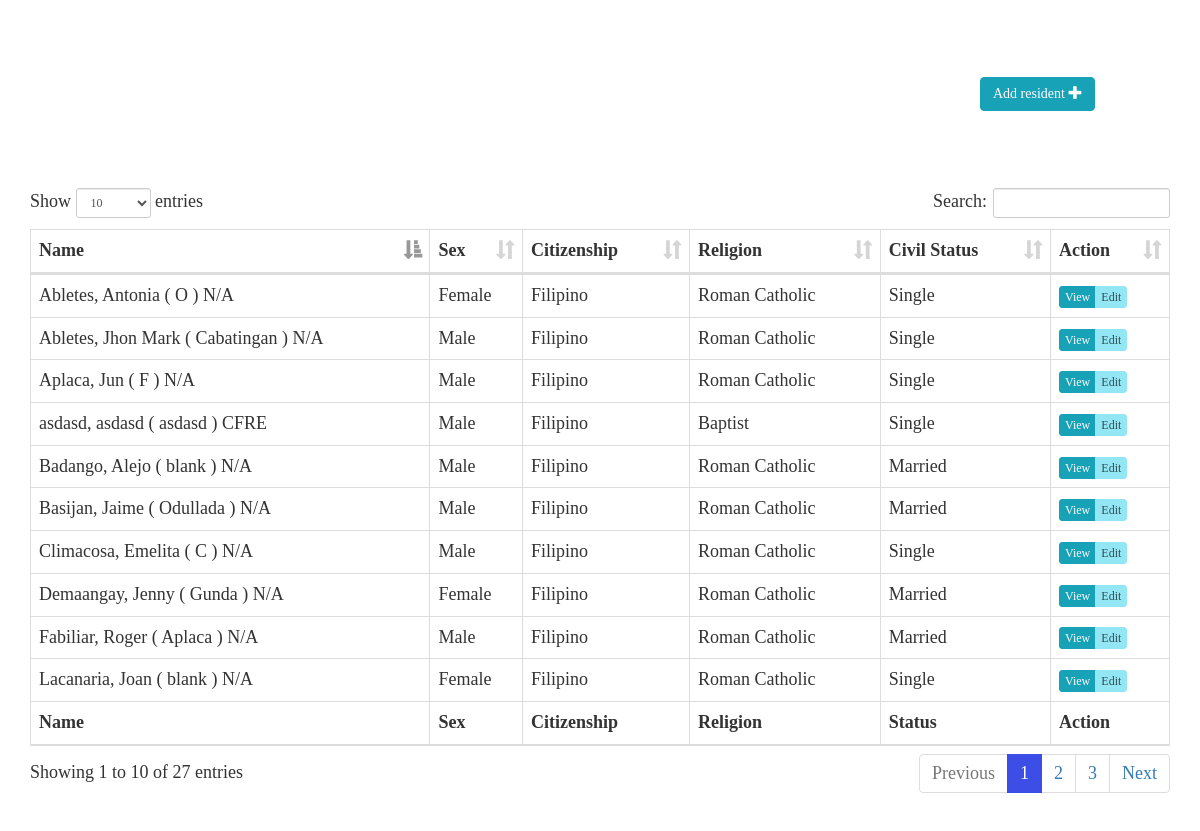
The page /Resident_Profiling/resident.php (signed in) on the database as committed earlier.
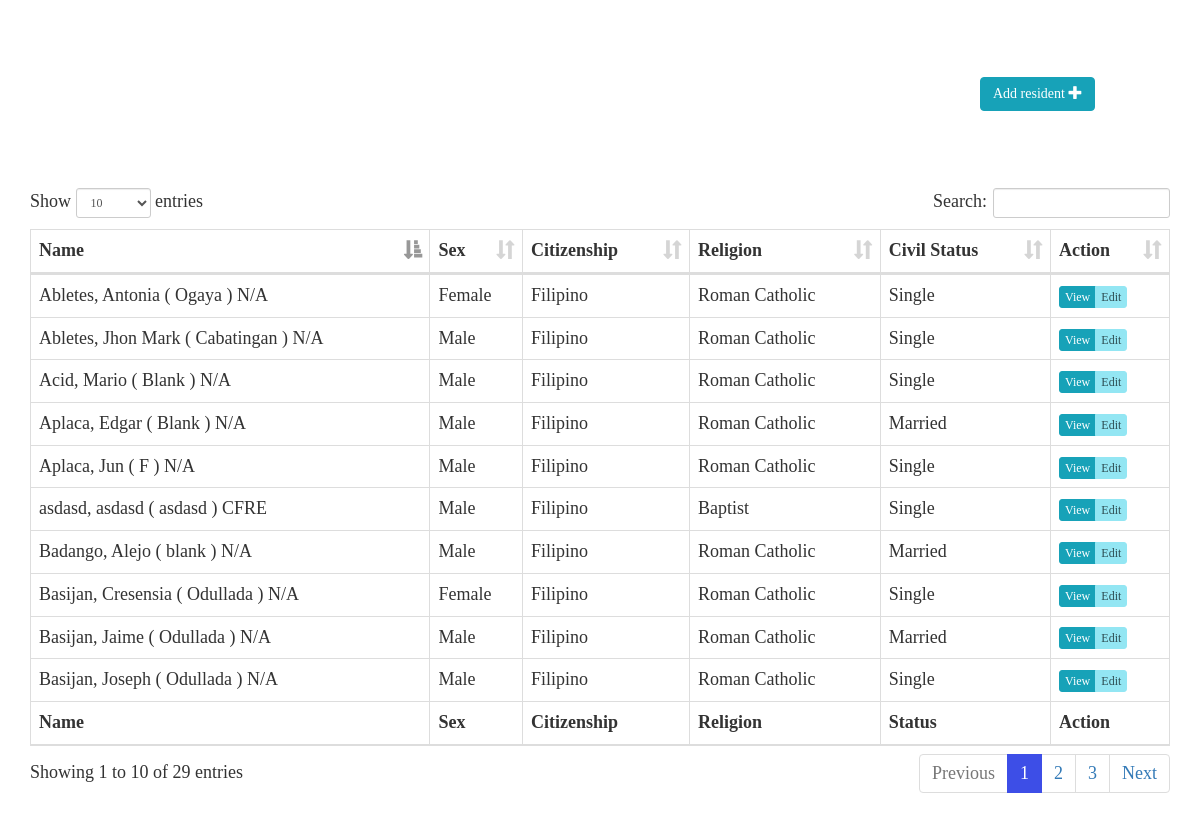
The same page on the database as committed later.
### tables this page shows
CREATE TABLE `resident_detail` (
  `res_ID` int(11) UNSIGNED NOT NULL COMMENT 'Primary Key',
  `res_Img` longblob DEFAULT NULL,
  `res_fName` varchar(50) DEFAULT NULL,
  `res_mName` varchar(50) DEFAULT NULL,
  `res_lName` varchar(50) DEFAULT NULL,
  `position_ID` int(11) UNSIGNED DEFAULT NULL,
  `suffix_ID` int(11) UNSIGNED DEFAULT NULL COMMENT 'e.g. Jr., II',
  `res_Bday` date DEFAULT NULL,
  `voter_status` varchar(20) DEFAULT NULL,
  `marital_ID` int(11) UNSIGNED DEFAULT NULL,
  `country_ID` int(11) UNSIGNED DEFAULT NULL,
  `gender_ID` int(11) UNSIGNED DEFAULT NULL,
  `religion_ID` int(11) UNSIGNED DEFAULT NULL,
  `occupation_ID` int(11) UNSIGNED DEFAULT NULL,
  `occuStat_ID` int(11) UNSIGNED DEFAULT NULL,
  `res_Date_Record` timestamp NOT NULL DEFAULT current_timestamp() ON UPDATE current_timestamp(),
  `occupant_ID` int(11) UNSIGNED DEFAULT NULL,
  `res_Height` int(20) DEFAULT NULL,
  `res_Weight` int(20) DEFAULT NULL,
  `Status` varchar(255) NOT NULL
);

CREATE TABLE `ref_suffixname` (
  `suffix_ID` int(11) UNSIGNED NOT NULL COMMENT 'Primary Key',
  `suffix` varchar(10) DEFAULT NULL COMMENT 'suffix name position on the last name ',
  `suffix_Name` varchar(50) DEFAULT NULL COMMENT 'suffix description'
);

CREATE TABLE `ref_gender` (
  `gender_ID` int(11) UNSIGNED NOT NULL COMMENT 'Primary Key',
  `gender_Name` varchar(8) DEFAULT NULL
);

CREATE TABLE `ref_country` (
  `country_ID` int(11) UNSIGNED NOT NULL COMMENT 'Primary Key',
  `country_iso` char(2) NOT NULL,
  `country_name` varchar(80) NOT NULL,
  `country_iso3` char(3) DEFAULT NULL,
  `country_numcode` smallint(6) DEFAULT NULL,
  `country_phonecode` int(5) DEFAULT NULL,
  `country_nationality` varchar(80) DEFAULT NULL,
  `country_citizenship` varchar(80) DEFAULT NULL
);

CREATE TABLE `ref_religion` (
  `religion_ID` int(11) UNSIGNED NOT NULL COMMENT 'Primary Key',
  `religion_Name` varchar(50) DEFAULT NULL COMMENT 'Religion Name'
);

CREATE TABLE `ref_marital_status` (
  `marital_ID` int(11) UNSIGNED NOT NULL COMMENT 'Primary Key',
  `marital_Name` varchar(50) DEFAULT NULL
);

### Resident_Profiling/resident.php (the view, shortened to what this page needs)
<?php
include('connections.php');
?>
<!DOCTYPE html>
<html lang="en">
  <head>
    <link href="css/bootstrap.min.css" rel="stylesheet">
    <link href="css/css/mis.css" rel="stylesheet">
    <link href="vendor/css/dataTables.bootstrap.min.css" rel="stylesheet">
      </head>
  <body style="font-family: calibri; font-size: 18px; ">
<br>
<br>
<br>
 <div class="container">
<?php
if ($_SESSION['position']=='Barangay Secretary')
echo'
<button type="button" class="btn btn-primary col-lg-offset-10" data-toggle="modal" data-target="#myModal"   >Add resident
  <span class="glyphicon glyphicon-plus" aria-hidden="true"></span>
</button>';?>
    </div><br>
<br>
 <br> <?php
         $query ="SELECT rd.res_ID , rd.res_fName , rd.res_mName , rd.res_lName , sfx.suffix, rd.res_Bday , rms.marital_Name, rg.gender_Name, rr.religion_Name, rc.country_nationality, rc.country_citizenship, ro.occupation_Name, ros.occuStat_Name, rd.res_Date_Record FROM resident_detail rd LEFT JOIN ref_suffixname sfx ON rd.suffix_ID = sfx.suffix_ID LEFT JOIN ref_marital_status rms ON rd.marital_ID = rms.marital_ID LEFT JOIN ref_gender rg ON rd.gender_ID = rg.gender_ID LEFT JOIN ref_religion rr ON rd.religion_ID = rr.religion_ID LEFT JOIN ref_occupation ro ON rd.occupation_ID = ro.occupation_ID LEFT JOIN ref_occupation_status ros ON rd.occuStat_ID = ros.occuStat_ID LEFT JOIN ref_country rc ON rd.country_ID = rc.country_ID where rd.res_ID NOT IN (Select res_ID from resident_death) && rd.Status='Active'";
         $result = mysqli_query($db, $query);
         ?>
      <div class="container">
         <div class="table-responsive">
            <table class="table table-bordered" id="mytable">
               <thead>
                  <tr>
                     <th scope="col-2">Name</th>
                     <th scope="col">Sex</th>
                     <th scope="col">Citizenship</th>
                     <th scope="col">Religion</th>
                     <th scope="col">Civil Status</th>
                     <th scope="col">Action</th>
                  </tr>
               </thead>
               <?php
                  while($row = mysqli_fetch_array($result))
                       {
                          ?>
               <tr>
                  <td><?php echo $row["res_lName"].", "?> <?php echo $row["res_fName"]?> <?php echo"( ". $row["res_mName"]." )"?> <?php echo $row["suffix"]?></td>
                  <td><?php echo $row["gender_Name"]?></td>
                  <td><?php echo $row["country_citizenship"]?></td>
                  <td><?php echo $row["religion_Name"]?></td>
                  <td><?php echo $row["marital_Name"]?></td>
                  <td>
                     <div class="btn-group">
                        <a href="profile-final.php?id=<?php echo $row['res_ID'] ?>" class="btn btn-primary btn-xs">View</a>
                       <?php if($_SESSION['position']!="Barangay Captain"){ echo '<a href="edit.php?id='.$row['res_ID'].'" class="btn btn-info btn-xs">Edit</a>';} ?>
                     </div>
                  </td>
               </tr>
               <?php
                  }
                  ?>
               <tfoot>
                  <tr>
                     <th scope="col-2">Name</th>
                     <th scope="col">Sex</th>
                     <th scope="col">Citizenship</th>
                     <th scope="col">Religion</th>
                     <th scope="col">Status</th>
                     <th scope="col">Action</th>
                  </tr>
               </tfoot>
            </table>
         </div>
      </div>
          <br>
<br>
  </body>
</html>

Rows that differ between the two databases and show on the page:
no longer on this page (row edited): resident_detail: res_lName "Climacosa", res_fName "Emelita", res_mName "C", suffix_ID.suffix "N/A", gender_ID.gender_Name "Male", country_ID.country_citizenship "Filipino", religion_ID.religion_Name "Roman Catholic", marital_ID.marital_Name "Single"
no longer on this page (row edited): resident_detail: res_lName "Lacanaria", res_fName "Joan", res_mName "blank", suffix_ID.suffix "N/A", gender_ID.gender_Name "Female", country_ID.country_citizenship "Filipino", religion_ID.religion_Name "Roman Catholic", marital_ID.marital_Name "Single"
no longer on this page (row edited): resident_detail: res_lName "Fabiliar", res_fName "Roger", res_mName "Aplaca", suffix_ID.suffix "N/A", gender_ID.gender_Name "Male", country_ID.country_citizenship "Filipino", religion_ID.religion_Name "Roman Catholic", marital_ID.marital_Name "Married"
no longer on this page (row edited): resident_detail: res_lName "Demaangay", res_fName "Jenny", res_mName "Gunda", suffix_ID.suffix "N/A", gender_ID.gender_Name "Female", country_ID.country_citizenship "Filipino", religion_ID.religion_Name "Roman Catholic", marital_ID.marital_Name "Married"
now on this page (row edited): resident_detail: res_lName "Acid", res_fName "Mario", res_mName "Blank", suffix_ID.suffix "N/A", gender_ID.gender_Name "Male", country_ID.country_citizenship "Filipino", religion_ID.religion_Name "Roman Catholic", marital_ID.marital_Name "Single"
changed resident_detail "Antonia": res_mName "O" → "Ogaya"
now on this page (row edited): resident_detail: res_lName "Aplaca", res_fName "Edgar", res_mName "Blank", suffix_ID.suffix "N/A", gender_ID.gender_Name "Male", country_ID.country_citizenship "Filipino", religion_ID.religion_Name "Roman Catholic", marital_ID.marital_Name "Married"
now on this page (row edited): resident_detail: res_lName "Basijan", res_fName "Joseph", res_mName "Odullada", suffix_ID.suffix "N/A", gender_ID.gender_Name "Male", country_ID.country_citizenship "Filipino", religion_ID.religion_Name "Roman Catholic", marital_ID.marital_Name "Single"
now on this page (row edited): resident_detail: res_lName "Basijan", res_fName "Cresensia", res_mName "Odullada", suffix_ID.suffix "N/A", gender_ID.gender_Name "Female", country_ID.country_citizenship "Filipino", religion_ID.religion_Name "Roman Catholic", marital_ID.marital_Name "Single"
Other text that changed with them:
text written by a page script: "Show entries Search: Showing 1 to 10 of 27 entries Previous 1 2 3 Next" → "Show entries Search: Showing 1 to 10 of 29 entries Previous 1 2 3 Next"
